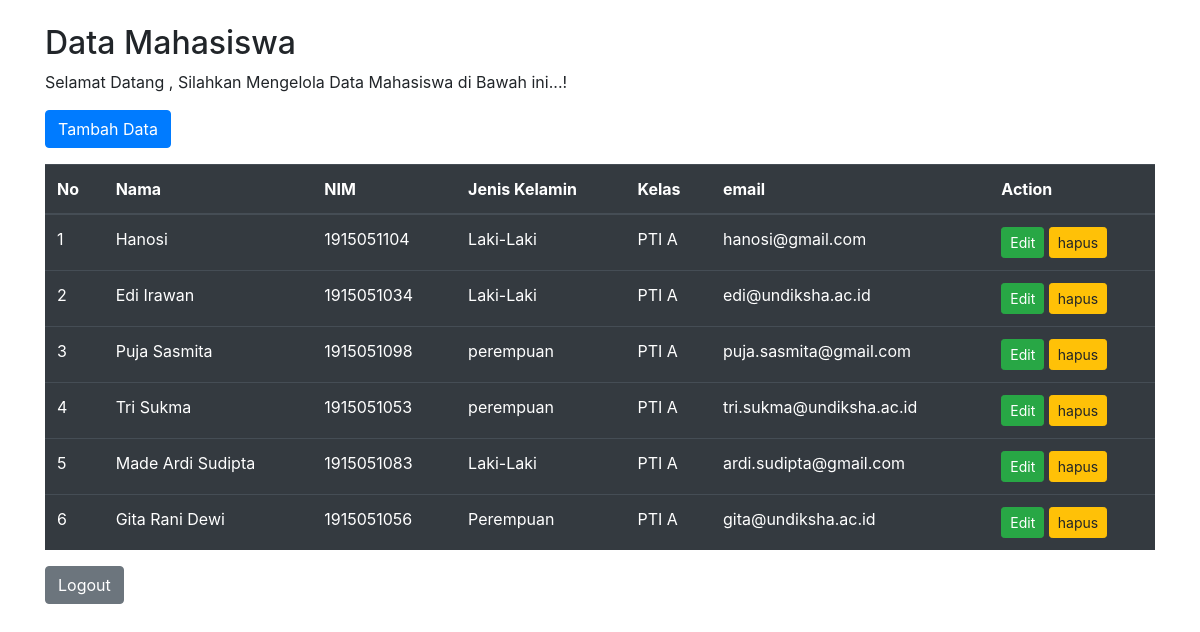
/crudnative/admin/home.php, run on the app's committed database.
### tables this page shows
CREATE TABLE `mhs` (
  `id_mhs` int(11) NOT NULL,
  `nm_mhs` varchar(45) DEFAULT NULL,
  `nim` varchar(45) DEFAULT NULL,
  `jk` varchar(45) DEFAULT NULL,
  `username` varchar(45) DEFAULT NULL,
  `id_kelas` int(11) DEFAULT NULL,
  `password` varchar(45) DEFAULT NULL
);

CREATE TABLE `kelas` (
  `id_kelas` int(11) NOT NULL,
  `kelas` varchar(45) DEFAULT NULL
);

### crudnative/admin/home.php (the view, shortened to what this page needs)
<?php
include "../koneksi.php";
$tampil = mysqli_query($conf, "SELECT * FROM mhs, kelas WHERE kelas.id_kelas = mhs.id_kelas");
?>
<!DOCTYPE html>
<html lang="en">
<head>
  <link rel="stylesheet"type="text/css" href="../css/bootstrap.min.css">
</head>
<body>
<div class="container">
  <h2>Data Mahasiswa</h2>
  <p>Selamat Datang <b><?php echo $_SESSION['nama']; ?></b>,  Silahkan Mengelola Data Mahasiswa di Bawah ini...!        </p>
  <p> <a href="tambah.php"><button type="button" class="btn btn-primary">Tambah Data</button></a><p>
  <table class="table table-dark table-hover">
    <thead>
      <tr>
        <th>No</th>
        <th>Nama</th>
        <th>NIM</th>
        <th>Jenis Kelamin</th>
        <th>Kelas</th>
        <th>email</th>
        <th>Action</th>
     </tr>
     </thead>
     <tbody>
     <?php
      $no=1;
     while($r=mysqli_fetch_array($tampil)){
       echo
       "<tr>
          <td>$no</td>
          <td>$r[nm_mhs]</td>
          <td>$r[nim]</td>
          <td>$r[jk]</td>
          <td>$r[kelas]</td>
          <td>$r[username]</td>
          <td>
          <a href='edit.php?id=$r[id_mhs]'> <button type='button' class='btn btn-success btn-sm'>Edit</button></a>
          <a href='hapus.php?id=$r[id_mhs]'> <button type='button'class='btn btn-warning btn-sm'>hapus</button></a>
          </td>
          </tr>";
          $no++;
        }
     ?>
    </tbody>
  </table>
  <p><a href="../logout.php"><button type="button" class="btn btn-secondary">Logout</button></a><p>
</div>
</body>
</html>

### data on the page
mhs: nm_mhs "Hanosi", nim "1915051104", jk "Laki-Laki", id_kelas.kelas "PTI A", username "hanosi@gmail.com"
mhs: nm_mhs "Edi Irawan", nim "1915051034", jk "Laki-Laki", id_kelas.kelas "PTI A", username "edi@undiksha.ac.id"
mhs: nm_mhs "Puja Sasmita", nim "1915051098", jk "perempuan", id_kelas.kelas "PTI A", username "puja.sasmita@gmail.com"
mhs: nm_mhs "Tri Sukma", nim "1915051053", jk "perempuan", id_kelas.kelas "PTI A", username "tri.sukma@undiksha.ac.id"
mhs: nm_mhs "Made Ardi Sudipta", nim "1915051083", jk "Laki-Laki", id_kelas.kelas "PTI A", username "ardi.sudipta@gmail.com"
mhs: nm_mhs "Gita Rani Dewi", nim "1915051056", jk "Perempuan", id_kelas.kelas "PTI A", username "gita@undiksha.ac.id"
